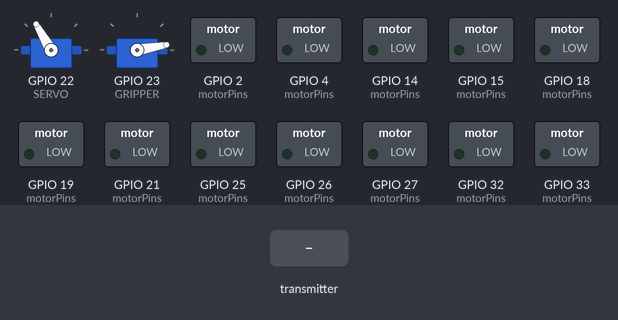
The sketch below on a simulated ESP32. On the bench: 2 × servo, switched loads named in the sketch (green lamp = pin HIGH). The inputs (shaded band) are chosen by the test bench. What the sketch prints to the serial monitor is not drawn.

Above: at 1.2 s.
1.3 s: the transmitter starts sending pwmMotorLEFT = 1024
At 2.5 s:
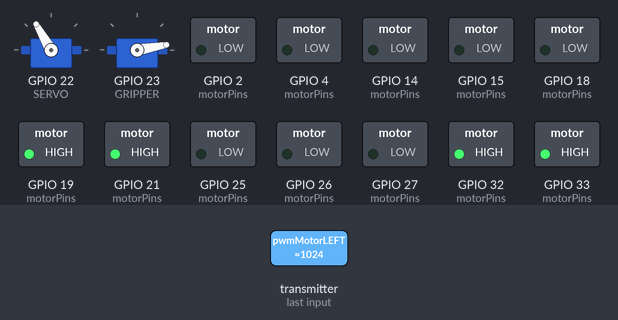
2.8 s: the transmitter starts sending pwmMotorRIGHT = 1024
At 3.6 s:
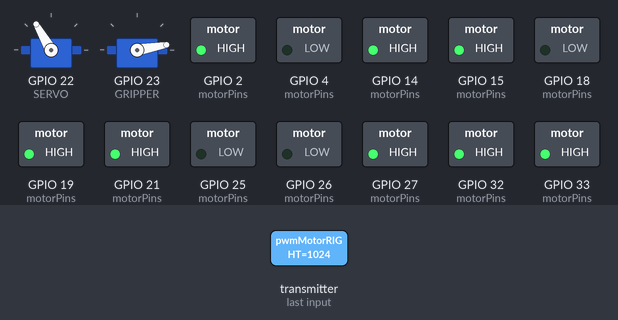
4.3 s: the transmitter starts sending LbuttonLeft = 1
At 4.8 s:
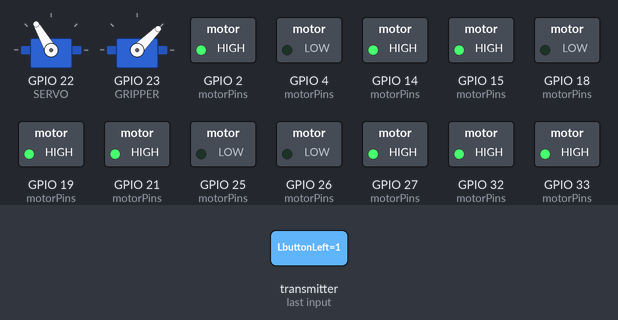
5.8 s: the transmitter starts sending position = 255
At 7.0 s:
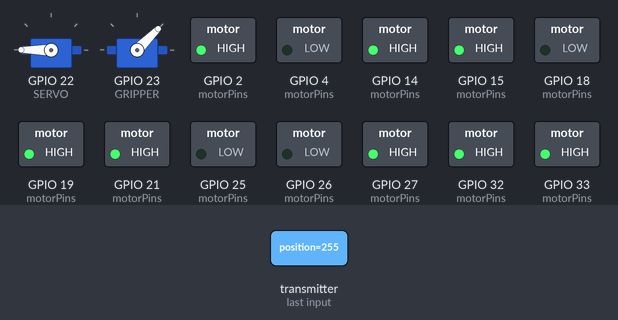
7.3 s: the transmitter starts sending pwmMotorLEFT = 0
At 8.2 s:
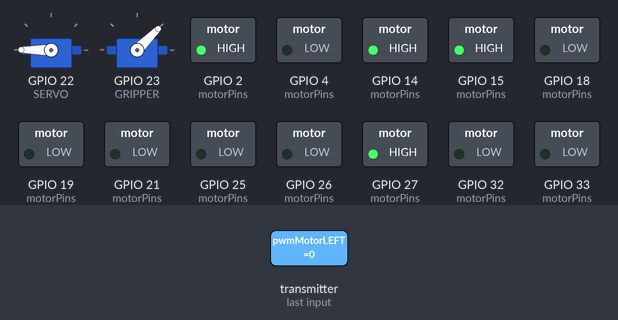
8.8 s: the transmitter starts sending pwmMotorRIGHT = 0
At 9.4 s:
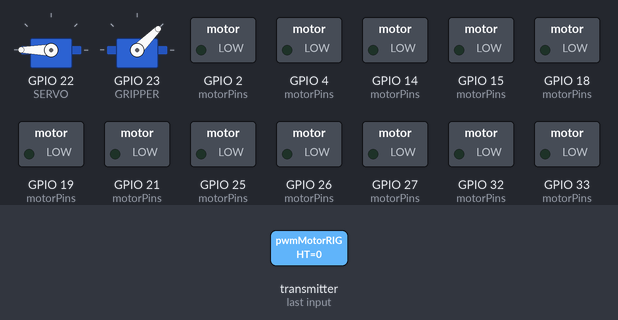
Timing chart, 0 to 11.3 s (numbered marks = the images above; inputs shaded):
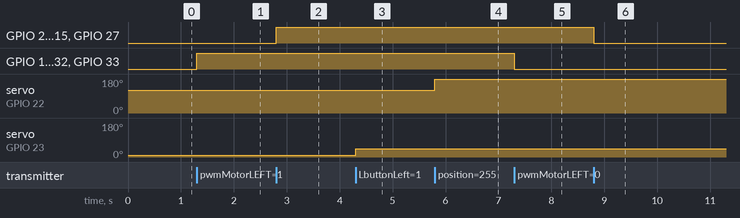

The sketch:

ManualTianCarV2.ino
```cpp
#include <ESP32Servo.h>
#include <esp_now.h>
#include <WiFi.h>


#define FRONT_LEFT_MOTOR 0
#define FRONT_RIGHT_MOTOR 1
#define BACK_LEFT_MOTOR 2
#define BACK_RIGHT_MOTOR 3
#define STOP 0


#define PWMFreq 1000
#define PWMResolution 8

#define GRIPPER 23
#define SERVO 22
Servo servo;
Servo gripper;

uint8_t counter = 0;

bool n =0;

struct MOTOR_PINS {
  uint8_t IN1;
  uint8_t IN2;
  uint8_t EN;
  uint8_t PWMSPEEDCHANNEL;
};

MOTOR_PINS motorPins[4] = {
  { 18, 19, 21, 4 },  // FRONT_LEFT_MOTOR
  { 4, 2, 15, 5 },    // FRONT_RIGHT_MOTOR
  { 25, 33, 32, 6 },  // BACK_LEFT_MOTOR
  { 26, 27, 14, 7 }   // BACK_RIGHT_MOTOR
};

void Motor_Init() {
  for (uint8_t i = 0; i < 4; i++) {
    pinMode(motorPins[i].IN1, OUTPUT);
    pinMode(motorPins[i].IN2, OUTPUT);
    pinMode(motorPins[i].EN, OUTPUT);

    ledcSetup(motorPins[i].PWMSPEEDCHANNEL, PWMFreq, PWMResolution);
    ledcAttachPin(motorPins[i].EN, motorPins[i].PWMSPEEDCHANNEL);
    rotateMotor(i, STOP);
  }
}

void rotateMotor(uint8_t motorNumber, int motorSpeed) {
  if (motorSpeed < 0) {
    digitalWrite(motorPins[motorNumber].IN1, HIGH);
    digitalWrite(motorPins[motorNumber].IN2, LOW);
  } else if (motorSpeed > 0) {
    digitalWrite(motorPins[motorNumber].IN1, LOW);
    digitalWrite(motorPins[motorNumber].IN2, HIGH);
  } else {
    digitalWrite(motorPins[motorNumber].IN1, LOW);
    digitalWrite(motorPins[motorNumber].IN2, LOW);
  }
  ledcWrite(motorPins[motorNumber].PWMSPEEDCHANNEL, abs(motorSpeed));
}

typedef struct struct_message {
  int pwmMotorLEFT;
  int pwmMotorRIGHT;
  //bool LbuttonUp;
  //bool LbuttonDown;
  bool LbuttonLeft;
  bool LbuttonRight;
  //bool RbuttonUp;
  //bool RbuttonDown;
  bool RbuttonLeft;
  bool RbuttonRight;
  uint8_t position;
  uint8_t gripper;
} struct_message;
struct_message myData;

void OnDataRecv(const uint8_t *mac, const uint8_t *incomingData, int len) {
  memcpy(&myData, incomingData, sizeof(myData));
}


void setup() {
  servo.attach(SERVO);
  gripper.attach(GRIPPER);
  Serial.begin(115200);
  WiFi.mode(WIFI_STA);
  Motor_Init();
  // Init ESP-NOW
  if (esp_now_init() != ESP_OK) {
    Serial.println("Error initializing ESP-NOW");
  }

  esp_now_register_recv_cb(OnDataRecv);
  WiFi.setTxPower(WIFI_POWER_19_5dBm);
}


void loop() {

  if (myData.position == 0) {
    servo.write(120);
  }
  if (myData.position > 89) {
    servo.write(myData.position);
  }
   if (myData.LbuttonLeft == 0 && myData.LbuttonRight == 0) {
        gripper.write(10);
      } else {
        if (myData.LbuttonLeft == 0) {
          gripper.write(10 );
        } else if (myData.LbuttonRight == 0) {
          gripper.write(45);
        }
      }

  Serial.println(n);
      rotateMotor(FRONT_LEFT_MOTOR, myData.pwmMotorLEFT);
      rotateMotor(FRONT_RIGHT_MOTOR, myData.pwmMotorRIGHT);
      rotateMotor(BACK_LEFT_MOTOR, myData.pwmMotorLEFT);
      rotateMotor(BACK_RIGHT_MOTOR, myData.pwmMotorRIGHT);
  }
```

Measured:
- after the input at 1.3 s, GPIO 19 (motorPins), GPIO 21 (motorPins), GPIO 32 (motorPins), GPIO 33 (motorPins): LOW → HIGH at once
- after the input at 2.8 s, GPIO 2 (motorPins), GPIO 14 (motorPins), GPIO 15 (motorPins), GPIO 27 (motorPins): LOW → HIGH at once
- after the input at 4.3 s, servo on GPIO 23 (GRIPPER): 10° → 45° at once
- after the input at 5.8 s, servo on GPIO 22 (SERVO): 120° → 180° at once
- after the input at 7.3 s, GPIO 19 (motorPins), GPIO 21 (motorPins), GPIO 32 (motorPins), GPIO 33 (motorPins): HIGH → LOW at once
- after the input at 8.8 s, GPIO 2 (motorPins), GPIO 14 (motorPins), GPIO 15 (motorPins), GPIO 27 (motorPins): HIGH → LOW at once
